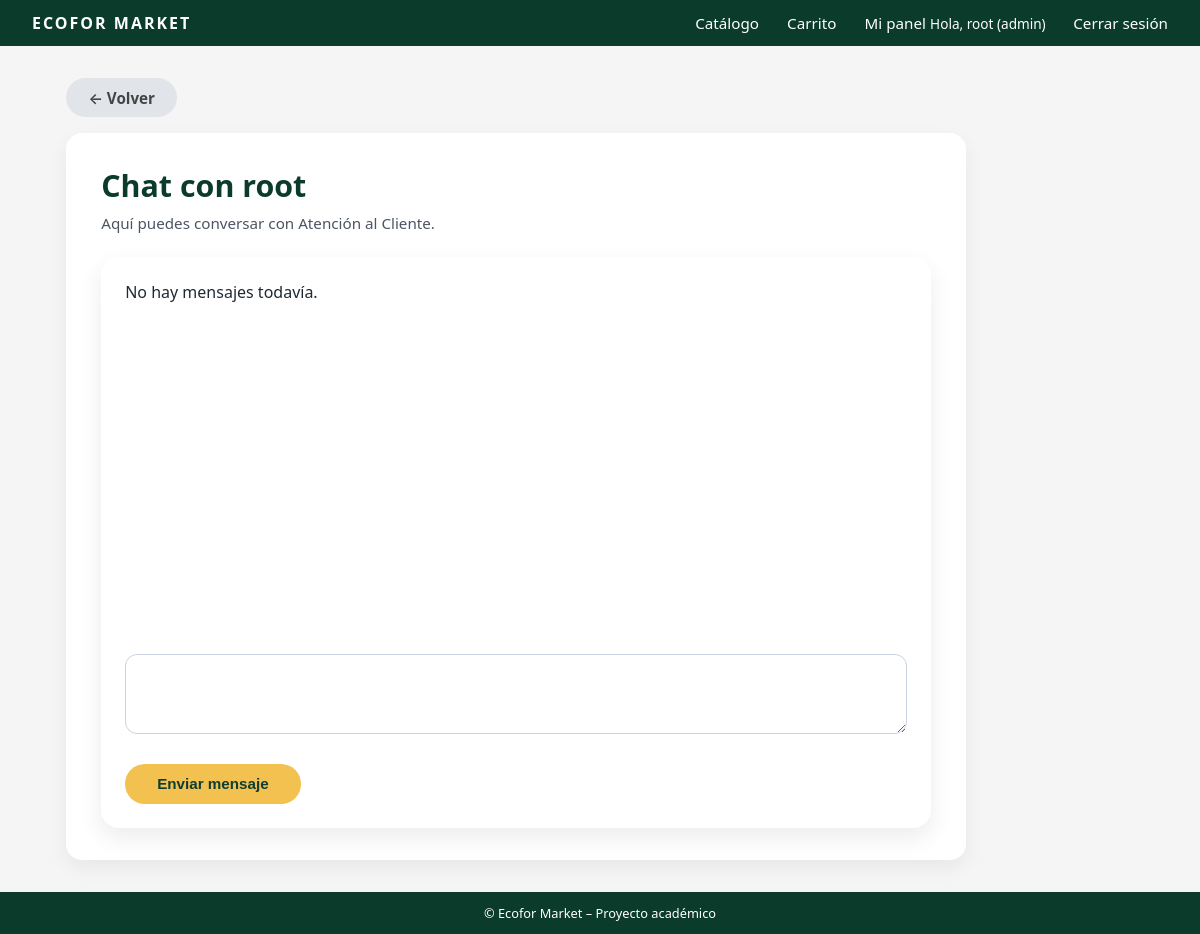
The app's page /mensajeria/chat/ (signed in), older data.
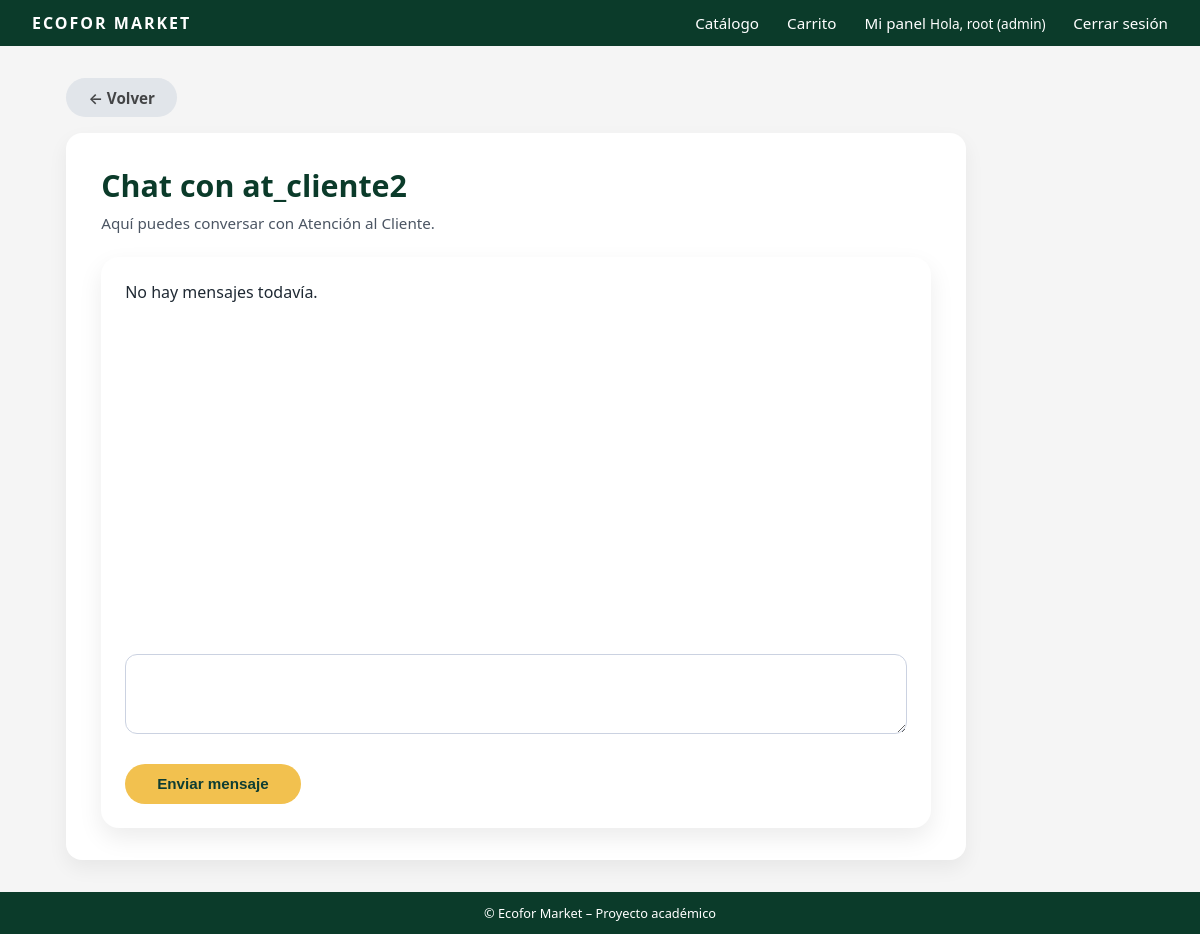
The same page, newer data.
### usuarios/models.py (models this page shows, shortened)
class Usuario(AbstractUser):
    TIPO_CLIENTE = [
        ("natural", "Persona Natural"),
        ("empresa", "Empresa"),
        ("admin", "Administrador"),
        ("atencion_cliente", "Atención al Cliente"),
    ]
    rut = models.CharField(max_length=12, unique=True, blank=True, null=True)
    tipo_cliente = models.CharField(
        max_length=20,
        choices=TIPO_CLIENTE,
        default="natural"
    )

### mensajeria/views.py (the view, shortened to what this page needs)
# urls.py: path('chat/', views.chat, name='chat_default'),
def chat(request, user_id=None):
    user = request.user
    if user.tipo_cliente != "atencion_cliente" and user_id is None:
        soporte = obtener_agente_soporte()
        if not soporte:
            other_user = request.user
            return render(request, "mensajeria/chat.html", {
                "mensajes": [],
                "other_user": other_user,
                "error": "No hay agentes de soporte disponibles."
            })
        other_user = soporte
    elif user.tipo_cliente == "atencion_cliente" and user_id is None:
        return redirect("mensajeria:soporte_conversaciones")
    else:
        other_user = get_object_or_404(User, id=user_id)
    mensajes = Message.objects.filter(
        Q(sender=user, receiver=other_user) |
        Q(sender=other_user, receiver=user)
    ).order_by("timestamp")
    mensajes.filter(receiver=user).update(is_read=True)
    return render(request, "mensajeria/chat.html", {
        "mensajes": mensajes,
        "other_user": other_user
    })

### mensajeria/views.py (called while the page is built)
def obtener_agente_soporte():
    return User.objects.filter(tipo_cliente="atencion_cliente").order_by('?').first()

### mensajeria/templates/mensajeria/chat.html (shortened to what this page needs)
{% extends "core/base.html" %}
{% load static %}
{% block content %}
<div class="container">
    <a href="{% url 'mensajeria:conversaciones' %}" class="btn btn-secondary"
   style="
        display: inline-flex;
        align-items: center;
        gap: 6px;
        text-decoration: none;
        color: #000000b3;
        font-weight: 600;
        margin-bottom: 1rem;
   ">
    ← Volver
    </a>
    <div class="dashboard-card">
        <h1 class="dashboard-title">Chat con {{ other_user.username }}</h1>
        <p class="dashboard-welcome">
            Aquí puedes conversar con Atención al Cliente.
        </p>
        <div class="card" style="margin-top: 1.5rem; padding: 1.5rem;">
            <div id="chat-box"
                style="
                    height: 350px;
                    overflow-y: auto;
                    padding-right: 10px;
                    display: flex;
                    flex-direction: column;
                    gap: 1rem;
                ">
                {% for msg in mensajes %}
                    {% if msg.sender.id == user.id %}
                        <div style="
                            align-self: flex-end;
                            background: #e1f7e7;
                            color: hsl(109, 94%, 25%);
                            padding: 0.7rem 1rem;
                            max-width: 75%;
                            border-radius: 18px;
                        ">
                            {{ msg.content }}
                        </div>
                    {% else %}
                        <div style="
                            align-self: flex-start;
                            background: #f1f1f1;
                            color: #1f2933;
                            padding: 0.7rem 1rem;
                            max-width: 75%;
                            border-radius: 18px;
                        ">
                            {{ msg.content }}
                        </div>
                    {% endif %}
                {% empty %}
                    <p>No hay mensajes todavía.</p>
                {% endfor %}
            </div>
            <form method="POST" action="{% url 'mensajeria:chat' other_user.id %}">
                <div class="form-group">
                    <label class="form-label">Tu mensaje</label>
                    <textarea name="content"
                        style="
                            width: 100%;
                            min-height: 80px;
                            padding: 0.7rem 0.9rem;
                            border-radius: 12px;
                            border: 1px solid #cbd2e1;
                            font-size: 0.9rem;
                            resize: vertical;
                        "
                        required></textarea>
                </div>
                <button type="submit" class="btn btn-primary" style="margin-top: 0.6rem;">
                    Enviar mensaje
                </button>
            </form>
        </div>
    </div>
</div>
{% endblock %}

### core/templates/core/base.html (shortened to what this page needs)
{% load static %}
<!DOCTYPE html>
<html>
<head>
    <link rel="stylesheet" href="{% static 'core/css/styles.css' %}">
</head>
<body>
<div class="site-wrapper">
    <header>
        <nav class="navbar">
            <div class="navbar-logo">
                <a href="{% url 'home' %}">ECOFOR MARKET</a>
            </div>
            <div class="navbar-nav">
                <a href="{% url 'catalogo_productos' %}">Catálogo</a>
                {% if user.is_authenticated %}
                    <a href="{% url 'ver_carrito' %}">Carrito</a>
                    <a href="{% url 'dashboard' %}">Mi panel</a>
                    <span class="navbar-user">
                        Hola, {{ user.username }} ({{ user.tipo_cliente }})
                    </span>
                    <a href="{% url 'logout' %}">Cerrar sesión</a>
                {% else %}
                    <a href="{% url 'login' %}">Iniciar sesión</a>
                    <a href="{% url 'registrar' %}">Crear cuenta</a>
                {% endif %}
            </div>
        </nav>
    </header>
    <main>
        {% block content %}{% endblock %}
    </main>
    <footer class="footer">
        © {{ now|date:"Y" }} Ecofor Market – Proyecto académico
    </footer>
</div>
</body>
</html>

Row changes from the older to the newer data that the page shows:
added Usuario: username "at_cliente2"
Text that changed along with them:
{{ other_user.username }}: "root" → "at_cliente2"
